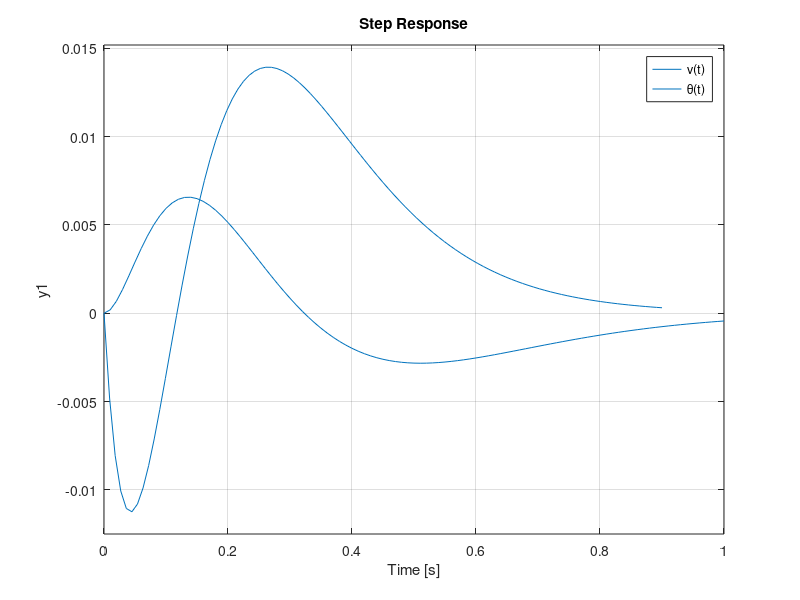

This chart was generated by the following MATLAB code:
%% Controlador Variables de estado
%% Controlador Variables de estado
clear
clc

A = [0 1 0 0; 0 -0.5452 -6.2896 0; 0 0 0 1; 0 3.7793 88.158 0];
B = [0; -0.63102; 0; 4.3742];
C = [0 1 0 0];
D = 0;

%% Controlable y observable?
nn= rank(A)
wc = [B A*B A*A*B A*A*A*B]
nwc=rank(wc)

w0 = [C; C*A; C*A*A; C*A*A*A]
nw0=rank(w0)

%%
segway = ss(A,B,C,D);
[num1, den1] = ss2tf(A,B,C,D);
G = tf(num1,den1);

polos = [-9 -9.2 -9.4 -9.6];


k = place(A,B,polos); %acker

An = A - B*k;

nsys = ss(An,B,C,D);

C2 = [0 0 1 0];

tsys = ss(An,B,C2,D);
nnsys = feedback(nsys,1);
tnsys = feedback(tsys,1);

figure(2)
step(nnsys);
hold on;
step(tnsys);
hold off;

legend('v(t)', '\theta(t)');
